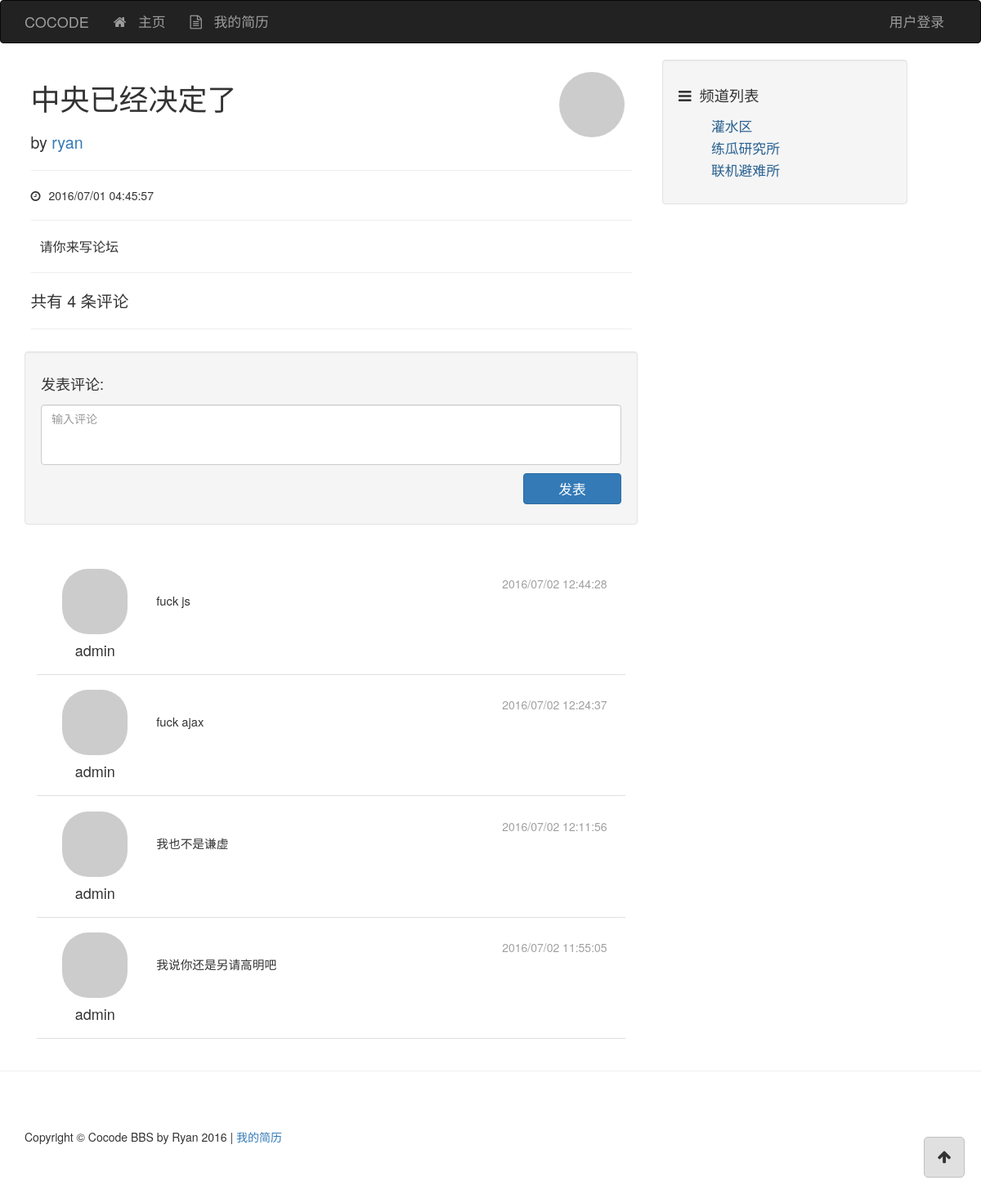
Screenshot of /post/8 with the database file from the repository.
### app/models/post.py (models this page shows, shortened)
class Post(db.Model, Model):
    __tablename__ = 'posts'
    id = db.Column(db.Integer, primary_key=True)
    title = db.Column(db.String())
    content = db.Column(db.String())
    created_time = db.Column(db.Integer, default=0)
    channel_id = db.Column(db.Integer, db.ForeignKey('channels.id'))
    user_id = db.Column(db.Integer, db.ForeignKey('users.id'))
    comments = db.relationship('Comment', backref='post')
    @staticmethod
    def post_by_id(id):
        return Post.query.get_or_404(id)
    @staticmethod
    def comments_sorted_by_time(comments, reverse=True):
        comments.sort(key=lambda p: p.created_time, reverse=reverse)
        return comments

### app/models/user.py (models this page shows, shortened)
class User(db.Model, Model):
    __tablename__ = 'users'
    id = db.Column(db.Integer, primary_key=True)
    username = db.Column(db.String(), unique=True)
    password_hash = db.Column(db.String())
    email = db.Column(db.String(), unique=True)
    avatar_hash = db.Column(db.String())
    created_time = db.Column(db.Integer, default=0)
    role_id = db.Column(db.Integer, db.ForeignKey('roles.id'))
    posts = db.relationship('Post', backref='author')
    comments = db.relationship('Comment', backref='author')
    @property
    def password(self):
        raise AttributeError('password is not readable')
    def gravatar(self, size=100, default='identicon', rating='g'):
        from flask import request
        gravatar_url = 'secure.gravatar.com/avatar'
        if request.is_secure:
            url = 'https://' + gravatar_url
        else:
            url = 'http://' + gravatar_url
        hash = self.avatar_hash or md5(self.email.encode('utf-8')).hexdigest()
        return '{url}/{hash}?s={size}&d={default}&r={rating}'.format(url=url,
                                                                     hash=hash,
                                                                     size=size,
                                                                     default=default,
                                                                     rating=rating)

### app/models/comment.py (models this page shows, shortened)
class Comment(db.Model, Model):
    __tablename__ = 'comments'
    id = db.Column(db.Integer, primary_key=True)
    content = db.Column(db.String())
    created_time = db.Column(db.Integer, default=0)
    user_id = db.Column(db.Integer, db.ForeignKey('users.id'))
    post_id = db.Column(db.Integer, db.ForeignKey('posts.id'))

### app/models/channel.py (models this page shows, shortened)
class Channel(db.Model, Model):
    __tablename__ = 'channels'
    id = db.Column(db.Integer, primary_key=True)
    name = db.Column(db.String(), default=ChannelPermission.NORMAL)
    permission = db.Column(db.Integer)
    created_time = db.Column(db.Integer, default=0)
    posts = db.relationship('Post', backref='channel')
    @staticmethod
    def channel_by_id(id):
        return Channel.query.get_or_404(id)

### app/controllers/views.py (the view)
@controllers.route('/post/<int:id>')
@post_permission_required
def post_view(id):
    post = Post.post_by_id(id)
    comments = post.comments
    d = dict(
        post=post,
        comments=comments
    )
    return render_template('post.html', **d)

### app/context_processers.py (called while the page is built)
@app.context_processor
def current_user_processor():
    user = current_user()
    return dict(current_user=user)

@app.context_processor
def channel_processor():
    channels = Channel.query.all()
    permissions = {
        'NORMAL': ChannelPermission.NORMAL,
        'ADMIN': ChannelPermission.ADMIN,
    }
    dic = {
        'channels': channels,
        'channel_permissions': permissions,
    }
    return dict(**dic)

@app.context_processor
def class_processor():
    return dict(Channel=Channel)

@app.context_processor
def user_processor():
    user_count = User.query.count()
    new_user = User.query.order_by(User.created_time.desc()).first()
    return dict(new_user=new_user,
                user_count=user_count)

@app.context_processor
def post_processor():
    post_count = Post.query.count()
    return dict(post_count=post_count)

@app.context_processor
def comment_processor():
    comment_count = Comment.query.count()
    return dict(comment_count=comment_count)

### app/filters.py (called while the page is built)
@app.template_filter('format_time')
def format_time(timestamp):
    format = '%Y/%m/%d %H:%M:%S'
    t = time.localtime(timestamp)
    ft = time.strftime(format, t)
    return ft

### app/models/user.py (called while the page is built)
def current_user():
    id = session.get('user_id', None)
    user = None
    if id is not None:
        user = User.user_by_id(id)
    return user

### app/templates/post.html (shortened to what this page needs)
{% extends "base.html" %}
{% block page_content %}
<div class="main-post">
    <div class="row">
        <div class="col-md-9">
            <h1>{{ post.title }}</h1>
            <div class="main-post-author">
            by <a href="#">{{ post.author.username }}</a>
            </div>
        </div>
        <div class="col-md-3">
            <div class="main-post-portrait"><img class="round-portrait-100" src="{{ post.author.gravatar(size=100) }}"></div>
        </div>
    </div>
    <hr>
    <div class="main-post-date"><div class="fa fa-clock-o"></div>{{ post.created_time | format_time }}</div>
    <hr>
    <div class="main-post-content">
        {{ post.content }}
    </div>
    <hr>
    <div class="main-post-note">
        共有 <div id="id-comment-count">{{ post.comments | length }}</div> 条评论
    </div>
    <hr>
</div>
<div class="well">
    <h4>发表评论:</h4>
    <div class="comment-form">
        <div class="comment-form-item"><textarea id="id-text-content" class="form-control" rows="3" placeholder="输入评论"></textarea></div>
        <div class="comment-form-item"><button type="button" id="id-button-comment-add" class="btn btn-primary">发表</button></div>
    </div>
</div>
{% include "_comments.html" %}
{% endblock %}

### app/templates/base.html (shortened to what this page needs)
<!DOCTYPE html>
<html lang="en">
{% block head %}
<head>
    <link href="../static/css/base-styles.css" rel="stylesheet">
    <link href="../static/css/bootstrap.min.css" rel="stylesheet">
    <link href="../static/css/font-awesome.min.css" rel="stylesheet">
</head>
{% endblock %}
<body>
{% block navbar %}
<div class="header">
    <div class="navbar navbar-inverse" role="navigation">
        <div class="container">
            <div class="navbar-header">
            <div class="navbar-brand" href="/">COCODE</div>
            </div>
            <div class="navbar-collapse collapse">
                <ul class="nav navbar-nav">
                    <li><a href="/"><div class="fa fa-home"></div> 主页</a></li>
                    <li><a href="#" class="a-resume"><div class="fa fa-file-text-o"></div> 我的简历</a></li>
                </ul>
                <ul class="nav navbar-nav navbar-right">
                    {% if current_user is not none %}
                    <li><a href="#" class="dropdown-toggle" data-toggle="dropdown">
                        {{ current_user.username }}<b class="caret"></b>
                    </a>
                        <ul class="dropdown-menu">
                            <li><a href="#"><div class="fa fa-user"></div> 用户资料</a></li>
                            <li role="separator" class="divider"></li>
                            <li><a href="/accounts/logout"><div class="fa fa-power-off"></div> 登出用户</a></li>
                        </ul>
                    </li>
                    {% else %}
                    <li><a href="/accounts">用户登录</a></li>
                    {% endif %}
                </ul>
            </div>
        </div>
    </div>
</div>
{% endblock %}
{% block content %}
<div class="container">
    <div class="row">
        {% block content_body %}
        <div class="col-lg-8">
            {% block page_content %}
            {% endblock %}
        </div>
        <div class="col-md-4">
            {% block side_content %}
            <div class="side-content">
                <div class="well">
                    <div class="channel-title"><div class="fa fa-bars"></div>频道列表</div>
                    <div class="row">
                        <div class="col-lg-12">
                            <ul class="channel-list">
                                {% for c in channels %}
                                {% if c.permission == channel_permissions['NORMAL'] %}
                                <li><a href="/channel/{{ c.id }}">{{ c.name }}</a></li>
                                {% endif %}
                                {% endfor %}
                            </ul>
                        </div>
                    </div>
                </div>
            </div>
            {% endblock %}
        </div>
        {% endblock %}
    </div>
</div>
{% endblock %}
{% block to_top %}
<div class="container">
    <a href="#top">
        <div class="back-to-top">
        <div class="fa fa-arrow-up"></div>
        </div>
    </a>
</div>
{% endblock %}
{% block footer %}
<hr>
<div class="container">
    <footer>
    <div class="row">
        <div class="col-lg-12">
            <p>Copyright &copy; Cocode BBS by Ryan 2016 | <a href="#" class="a-resume">我的简历</a></p>
        </div>
    </div>
    </footer>
</div>
{% endblock %}
</body>
</html>

### app/templates/_comments.html (shortened to what this page needs)
<div class="comment-list">
    {% for comment in post.comments_sorted_by_time(post.comments) %}
    <div class="comment-item" id="id-comment-item-{{ comment.id }}">
        <div class="comment-author col-md-2">
            <a href="#">
                <img class="media-object round-portrait-64" src="{{ comment.author.gravatar(size=64) }}">
            </a>
            <h4 class="media-heading">{{ comment.author.username }}</h4>
        </div>
        <div class="comment-body col-md-10">
            <div class="comment-date">{{ comment.created_time | format_time }}</div>
            <div class="comment-content" id="id-comment-content-{{ post.id }}">
                {{ comment.content }}
            </div>
        </div>
    </div>
    {% endfor %}
</div>

### app/static/css/base-styles.css (style rules this page uses)
.header .navbar { font-size: 120%; }
.fa { margin-right: 10px; }
.side-content { position: fixed; width: 25%; }
.back-to-top { float: right; width: 50px; height: 50px; font-size: large; text-align: center; position: fixed; bottom: 20px; right: 20px; padding: 10px; border-radius: 5px; border: 1px solid #c0c0c0; background-color: #e0e0e0; }
.container > a { text-decoration: none; color: inherit; }
.back-to-top .fa { margin-right: 0; }
.channel-title { font-size: 130%; padding: 10px 0 10px; }
ul.channel-list li { font-size: 120%; list-style-type: none; margin: 3px 0 3px; }
ul.channel-list li > a { text-decoration: none; color: rgb(40, 96, 144); }
footer { margin: 50px 0; }
img.round-portrait-64 { border-radius: 32px; }
img.round-portrait-100 { border-radius: 50px; }
.main-post { padding: 1%; }
.main-post .main-post-author { margin-top: 20px; font-size: 140%; }
.main-post .main-post-content { font-size: 115%; padding: 0 1.5% 0 1.5%; }
.main-post .main-post-portrait { margin: 5% 0 0 5%; text-align: right; padding-right: 5%; }
.main-post .main-post-note { font-size: 140%; }
.comment-form { display: flex; flex-direction: column; }
.comment-form .comment-form-item { margin: 5px 0 5px; }
.comment-form .comment-form-item > textarea { resize: none; }
.comment-form .comment-form-item > button { align-self: flex-start; width: 120px; font-size: 120%; float: right; }
.comment-list { padding: 2%; }
.comment-list .comment-item { padding: 2%; margin: 4px 0 4px; border-bottom: 1px solid #e0e0e0; display: flex; flex-direction: row; }
.comment-list .comment-item .comment-author { display: flex; flex-direction: column; align-items: center; }
.comment-list .comment-item .comment-author h4 { margin-top: 10px; }
.comment-list .comment-item .comment-date { font-size: 100%; font-weight: normal; text-align: right; color: #a0a0a0; }
.comment-list .comment-item .comment-body { padding: 8px; margin-left: 10px; }
.comment-list .comment-item .comment-body .comment-content { font-size: 105%; }
#id-comment-count { display: inline; }

### rows the page displays
Post: title "中央已经决定了", created_time "2016/07/01 04:45:57", content "请你来写论坛"
User: author.username "ryan"
Comment: author.username "admin", created_time "2016/07/02 12:44:28", content "fuck js"
Comment: author.username "admin", created_time "2016/07/02 12:24:37", content "fuck ajax"
Comment: author.username "admin", created_time "2016/07/02 12:11:56", content "我也不是谦虚"
Comment: author.username "admin", created_time "2016/07/02 11:55:05", content "我说你还是另请高明吧"
Channel: name "灌水区"
Channel: name "练瓜研究所"
Channel: name "联机避难所"

### other values shown
{{ post.comments | length }} "4"
